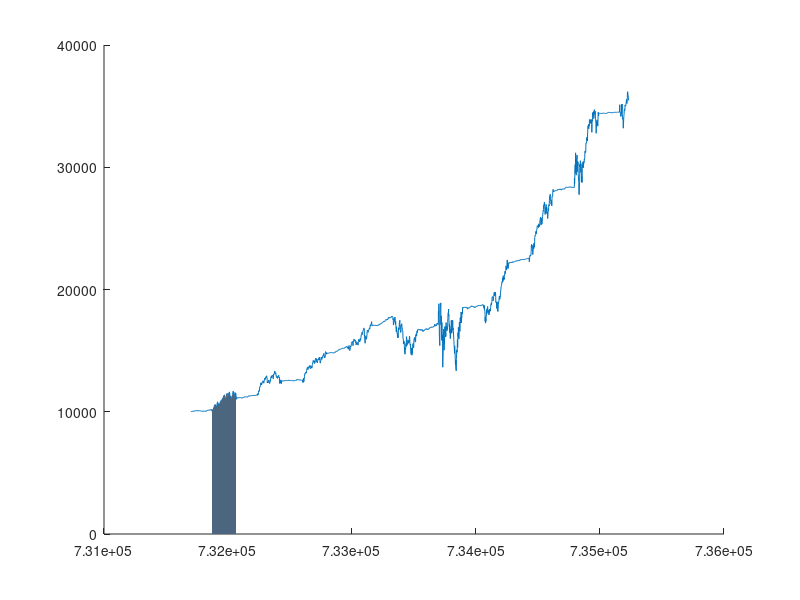

Here is the MATLAB script that generated this plot: (Note: this script raises an error after producing the figure.)
file = fopen('SHY.csv');
fgetl(file); %skip header line
dSHY=textscan(file,'%s %f','delimiter',',');
fclose(file);
dSHY{1} = datenum(dSHY{1}, 'mm/dd/yyyy');
dSHY{1} = flipud(dSHY{1}); % reverse array
dSHY{2} = flipud(dSHY{2}); % reverse array
% dSHY(1) is datenum, dSHY(2) is Adjusted close

file = fopen('MDY.csv');
fgetl(file); %skip header line
dMDY=textscan(file,'%s %f','delimiter',',');
fclose(file);
dMDY{1} = datenum(dMDY{1}, 'mm/dd/yyyy');
dMDY{1} = flipud(dMDY{1}); % reverse array
dMDY{2} = flipud(dMDY{2}); % reverse array
% dMDY(1) is datenum, dMDY(2) is Adjusted close

file = fopen('MDY_dividend.csv');
fgetl(file);
dMDYdiv = textscan(file,'%s %f %s','delimiter',',');
fclose(file);
dMDYdiv{1} = datenum(dMDYdiv{3}, 'mm/dd/yyyy');
dMDYdiv(3) = []; % don't care about offer date, just award date
dMDYdiv{1} = flipud(dMDYdiv{1}); % reverse array
dMDYdiv{2} = flipud(dMDYdiv{2}); % reverse array
% dMDYdiv{1} is dividend award date, dMDYdiv{2} is dividend yield amt

file = fopen('SHY_dividend.csv');
fgetl(file);
dSHYdiv = textscan(file,'%s %f %s','delimiter',',');
fclose(file);
dSHYdiv{1} = datenum(dSHYdiv{3}, 'mm/dd/yyyy');
dSHYdiv(3) = []; % don't care about offer date, just award date
dSHYdiv{1} = flipud(dSHYdiv{1}); % reverse array
dSHYdiv{2} = flipud(dSHYdiv{2}); % reverse array
% dSHYdiv{1} is dividend award date, dSHYdiv{2} is dividend yield amt
%---------------------------------------------
% PARAMETERS
startDate = datenum([2003 5 1 0 0 0]); % equal to startFI
firstEQ = datenum([2003 10 15 0 0 0]);
nextEQ = firstEQ;
endDate = datenum([2012 12 31 0 0 0]);
initialMoney = 10000;
SINGLE_ANALYSIS = 1;

curDate = startDate;
wealthTS = zeros(ceil(endDate-startDate),3);
idxTS = 1; % next empty position in wealthTS
wealthTS(idxTS,:) = [curDate initialMoney 0]; idxTS=idxTS+1;

% purchase initial fixed income
tmpidx = find(dSHY{1} >= curDate, 1); % first trading day on or after initialDate
curDate = dSHY{1}(tmpidx); %advance time
myval = initialMoney / dSHY{2}(tmpidx); %myval now contains shares of SHY
% set initial key dates
nextFI = datenum(datevec(startDate) + [1 0 0 0 0 0]);
flagEQ = 0; % Am I currently holding the equity stock?
curHolding = dSHY;
curHoldingDiv = dSHYdiv;

while curDate < endDate
    bDivToday = find(curDate == curHoldingDiv{1}, 1); % is there a dividend today? bDivToday is the index
    
   if curDate == nextEQ
       % sell all held SHY shares, buy all MDY shares
       tmpidx = find(dSHY{1} >= curDate, 1); % first trading day on or after today
       % what if there is a dividend between? Very unlikely
       curDate = dSHY{1}(tmpidx); %advance time 
       myval = myval * dSHY{2}(tmpidx); %myval now contains $
       % lag period - just holding cash
       tmpidx = find(dMDY{1} >= curDate, 1); % first trading day on or after today (effectively same day)
       curDate1 = dMDY{1}(tmpidx); %advance time 
       assert(curDate == curDate1,'MDY and SHY sold on different trading days?');
       myval = myval / dMDY{2}(tmpidx); %myval now contains shares of MDY
       
       curHolding = dMDY;
       curHoldingDiv = dMDYdiv;
       nextEQ = datenum(datevec(nextEQ) + [1 0 0 0 0 0]);
       flagEQ = 1;
   elseif curDate == nextFI
       % sell all held MDY shares, buy all SHY shares
       tmpidx = find(dMDY{1} >= curDate, 1); % first trading day on or after today
       % what if there is a dividend between? Very unlikely
       curDate = dMDY{1}(tmpidx); %advance time 
       myval = myval * dMDY{2}(tmpidx); %myval now contains $
       % lag period - just holding cash
       tmpidx = find(dSHY{1} >= curDate, 1); % first trading day on or after today (effectively same day)
       curDate1 = dSHY{1}(tmpidx); %advance time 
       assert(curDate == curDate1,'SHY and MDY sold on different trading days?');
       myval = myval / dSHY{2}(tmpidx); %myval now contains shares of SHY
       
       curHolding = dSHY;
       curHoldingDiv = dSHYdiv;
       nextFI = datenum(datevec(nextFI) + [1 0 0 0 0 0]);
       flagEQ = 0;
   elseif bDivToday
       tmpdiv = myval * curHoldingDiv{2}(bDivToday); % in cash
       tmpidx = find(curDate <= curHolding{1}, 1); % index of first trading day on or after today in my current holding
       myval = myval + tmpdiv / curHolding{2}(tmpidx); % purchase additional shares
   end
   
   % output to time series
   tmpidx = find(curHolding{1} == curDate, 1); % get index of today in dSHY
   if (tmpidx)
       % it's a trading day! We can output something.
       tmpcash = myval * curHolding{2}(tmpidx);
       wealthTS(idxTS,:) = [curDate tmpcash flagEQ]; idxTS=idxTS+1;
   end
   % advance time
   curDate = curDate + 1;
end
wealthTS = wealthTS(1:idxTS-1,:);

if SINGLE_ANALYSIS
    figure;
    hold on;
    plot(wealthTS(1:idxTS-1,1),wealthTS(1:idxTS-1,2)); % plot the data
    % idxEQ = find(wealthTS(1:idxTS-1,3) == 1);
    % idxFI = find(wealthTS(1:idxTS-1,3) == 0);
    %area(wealthTS(idxEQ,1), wealthTS(idxEQ,2),'FaceColor',[.2 .2 .2],'LineStyle','none');
    %area(wealthTS(idxFI,1), wealthTS(idxFI,2),'FaceColor',[.3 .4 .5]);
    %plot(wealthTS(idxEQ,1), wealthTS(idxEQ,2));
    %plot(wealthTS(idxFI,1), wealthTS(idxFI,2),'Color','green');
    toFI = find(wealthTS(1:idxTS-1,3) > [wealthTS(2:idxTS-1,3); 1]); % highlight EQ holding periods
    toEQ = find(wealthTS(1:idxTS-1,3) < [wealthTS(2:idxTS-1,3); 1]);
    for idxEQ = toEQ.'
        idxFI = toFI(find(toFI > idxEQ, 1));
        if isempty(idxFI)
            idxFI = idxTS-1; % no subsequent FI period, just highlight to end
        end
        area(wealthTS(idxEQ:idxFI,1),wealthTS(idxEQ:idxFI,2),'FaceColor',[.3 .4 .5],'LineStyle','none');
        alpha(.2);
    end
    datetick;
    %xlabel('Time');
    ylabel(['Growth of $' initialMoney ' investment']);
    title('Calendar Rotation Historical Performance (dividends reinvested)');
    %legend('Calendar Rotation','SPDR S&P MidCap 400 (MDY)','iShares Barclays 1-3 Year Treasury Bond (SHY)');
    hold off;
end

% Calculate overall return
ret = ((wealthTS(end,2) - wealthTS(1,2))/wealthTS(1,2));
fprintf('Overall Return (final_val-initial_val)/initial_val: %f\n', ret);
duration = (wealthTS(end,1)-wealthTS(1,1));
fprintf('  Duration: %d days\n',duration);
fprintf('    at EQ->FI date %s\n',datestr(startDate,'mm/dd/yy'));
fprintf('    at FI->EQ date %s\n',datestr(firstEQ,'mm/dd/yy'));
ret = ret * 365/duration;   %(1+ret)^(365/duration)-1;
fprintf('  Annualized = Overall * 365/duration: %f\n', ret);
final_annualized_return = ret;

if SINGLE_ANALYSIS
% Calculate return during period invested in EQ
ret = zeros(5,size(toEQ,1));
for i = 1:size(toEQ,1)
    idxEQ = toEQ(i);
    idxFI = toFI(find(toFI > idxEQ, 1));
    if isempty(idxFI)
        idxFI = idxTS-1; % no subsequent FI period, just highlight to end
    end
    ret(:,i) = [
        wealthTS(idxEQ,2);
        wealthTS(idxFI,2);
        wealthTS(idxFI,2) - wealthTS(idxEQ,2);
        wealthTS(idxFI,1)-wealthTS(idxEQ,1);
        (wealthTS(idxFI,2)-wealthTS(idxEQ,2))/wealthTS(idxEQ,2) * 365/(wealthTS(idxFI,1)-wealthTS(idxEQ,1));
    ];
end
format short g
fprintf('EQ period: start; end; gain; duration (days); return (annualized)'); 
display(ret);

% Calculate return during period invested in FI
toFI = [1; toFI];
ret = zeros(5,size(toFI,1));
for i = 1:size(toFI,1)
    idxFI = toFI(i);
    idxEQ = toEQ(find(toEQ > idxFI, 1));
    if isempty(idxEQ)
        idxFI = idxTS-1; % no subsequent FI period, just highlight to end
    end
    ret(:,i) = [
        wealthTS(idxFI,2);
        wealthTS(idxEQ,2);
        wealthTS(idxEQ,2) - wealthTS(idxFI,2);
        wealthTS(idxEQ,1)-wealthTS(idxFI,1);
        (wealthTS(idxEQ,2)-wealthTS(idxFI,2))/wealthTS(idxFI,2) * 365/(wealthTS(idxEQ,1)-wealthTS(idxFI,1));
    ];
end
format short g
fprintf('FI period: start; end; gain; duration (days); return (annualized)'); 
display(ret);

end





if 0
figure;
plot(dMDY{1},dMDY{2});
datetick;
ylabel(['MDY price']);
title('SPDR S&P MidCap 400 (MDY)');

figure;
plot(dSHY{1},dSHY{2});
datetick;
ylabel(['SHY price']);
title('iShares Barclays 1-3 Year Treasury Bond (SHY)');
end